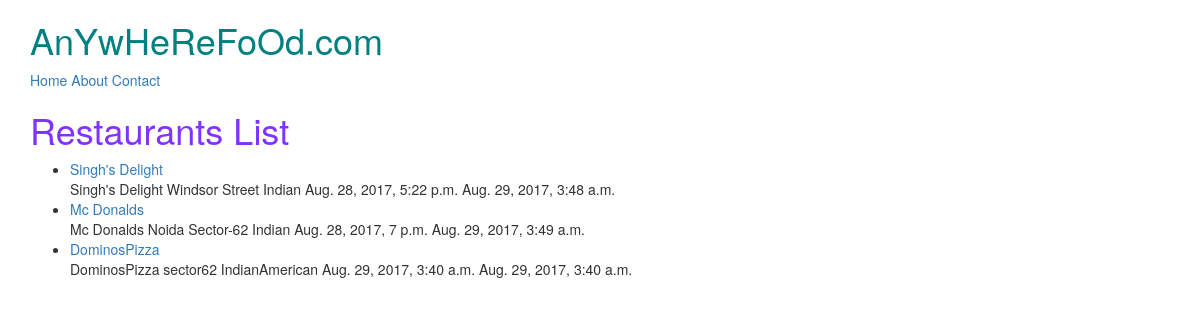
/restaurants/, run on an earlier commit of the app's database.
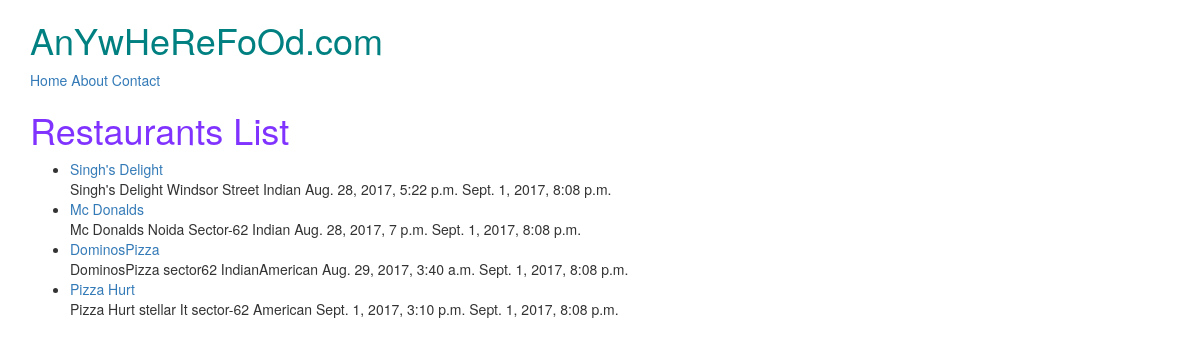
And on a later commit of the database.
### restaurants/models.py (models this page shows, shortened)
class RestaurantLocation(models.Model):
    name       = models.CharField(max_length=120)
    location   = models.CharField(max_length=120,null=True,blank=True)
    category   = models.CharField(max_length=120,null=True,blank=True)
    timestamp  = models.DateTimeField(auto_now_add=True)
    updated    = models.DateTimeField(auto_now=True)
    slug       =models.SlugField(null=True,blank=True)
    def __str__(self):
               return self.name

### restaurants/views.py (the view)
# urls.py: url(r'^restaurants/$',RestaurantListView.as_view()),
class RestaurantListView(ListView):
    def get_queryset(self):
        slug = self.kwargs.get("slug")
        if slug:
            queryset = RestaurantLocation.objects.filter(
            Q(category_iexact = slug) |
            Q(category_icontains=slug)
            )
        else:
            queryset = RestaurantLocation.objects.all()
            return queryset

### restaurants/templates/restaurants/restaurantlocation_list.html (shortened to what this page needs)
{% extends "base.html" %}
{% block content %}
<h1 style=color:#8033FF>Restaurants List</h1>
<ul>{% for item in object_list %}
  <li><a href='/Restaurants/{{obj.slug}}/'> {{item}}</a></br>
    {{item.name}} {{item.location}} {{item.category}} {{item.timestamp}} {{item.updated}} </li>
{% endfor %}
{%endblock content %}</ul>

What changed in the data, as far as the page shows it:
changed RestaurantLocation "Singh's Delight": updated "Aug. 29, 2017, 3:48 a.m." → "Sept. 1, 2017, 8:08 p.m."
changed RestaurantLocation "Mc Donalds": updated "Aug. 29, 2017, 3:49 a.m." → "Sept. 1, 2017, 8:08 p.m."
changed RestaurantLocation "DominosPizza": updated "Aug. 29, 2017, 3:40 a.m." → "Sept. 1, 2017, 8:08 p.m."
added RestaurantLocation: name "Pizza Hurt", location "stellar It sector-62", category "American", timestamp "Sept. 1, 2017, 3:10 p.m.", updated "Sept. 1, 2017, 8:08 p.m."
